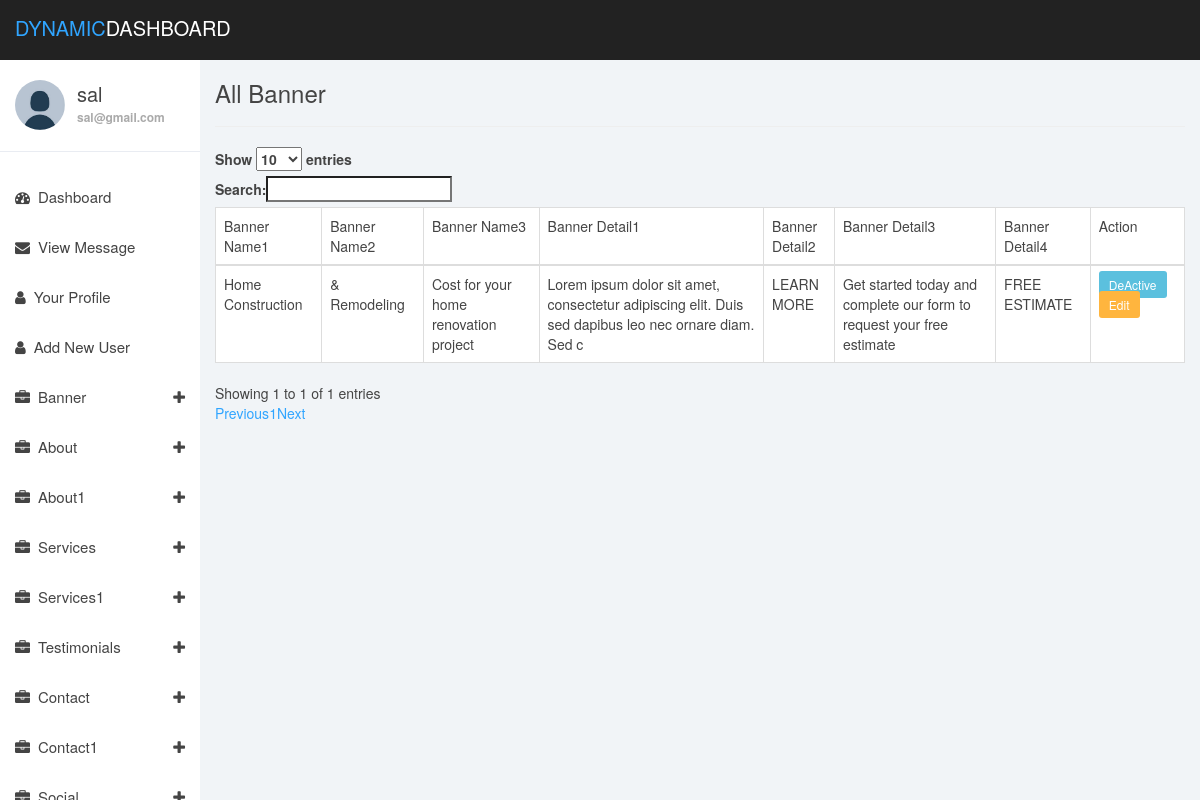
Screenshot of /listbanner.php (signed in) with the database file from the repository.
### tables this page shows
CREATE TABLE `banner1` (
  `id` int(10) NOT NULL,
  `banner_name1` varchar(100) NOT NULL,
  `banner_name2` varchar(100) NOT NULL,
  `banner_name3` varchar(100) NOT NULL,
  `banner_detail1` varchar(100) NOT NULL,
  `banner_detail2` varchar(100) NOT NULL,
  `banner_detail3` varchar(100) NOT NULL,
  `banner_detail4` varchar(100) NOT NULL,
  `status` int(2) NOT NULL DEFAULT '1'
);

### listbanner.php (the view, shortened to what this page needs)
<?php
require_once('includes/header.php');
require_once('db.php');
$query_string ="SELECT * FROM banner1";
$db_return = mysqli_query($db_connection, $query_string);
?>
<div class="col-md-12">
  <h3>All Banner</h3>
  <hr>
  <table class="table table-bordered" id="listbanner">
    <thead>
      <td>Banner Name1</td>
      <td>Banner Name2</td>
      <td>Banner Name3</td>
      <td>Banner Detail1</td>
      <td>Banner Detail2</td>
      <td>Banner Detail3</td>
      <td>Banner Detail4</td>
      <td>Action</td>
    </thead>
    <?php
    foreach ($db_return as $banner){
    ?>
    <tr>
      <td><?=$banner['banner_name1']?></td>
      <td><?=$banner['banner_name2']?></td>
      <td><?=$banner['banner_name3']?></td>
      <td><?=$banner['banner_detail1']?></td>
      <td><?=$banner['banner_detail2']?></td>
      <td><?=$banner['banner_detail3']?></td>
      <td><?=$banner['banner_detail4']?></td>
      <td>
        <?php
        if($banner['status'] == 1){
        ?>
        <a href="makedeactivebanner.php?id=<?=$banner['id']?>" class="btn-sm btn-info">DeActive</a>
        <?php
      }
      else{
        ?>
        <a href="makeactivebanner.php?id=<?=$banner['id']?>" class="btn-sm btn-success">Active</a>
        <?php
        }
        ?>
      <a href="editbanner.php?id=<?=$banner['id']?>" class="btn-sm btn-warning">Edit</a>
      </td>
    </tr>
    <?php
    }
    ?>
  </table>
</div>
<?php
 require_once('includes/footer.php');
?>

### dashboard_assets/css/styles.css (style rules this page uses)
body { background: #f1f4f7; padding-top: 60px; font-size: 14px; color: #444444; font-family: "Montserrat", "Helvetica Neue", Helvetica, Arial, sans-serif; }
a, a:hover, a:focus { color: #30a5ff; }
h1, h2, h3, h4, h5, h6 { color: #444444; }
h3, h4 { font-weight: 300; }
.btn-warning, .btn-warning:hover, .btn-warning:focus, .btn-warning:active, .btn-warning.active, .open > .dropdown-toggle.btn-warning, .btn-warning.disabled, .btn-warning[disabled], fieldset[disabled] .btn-warning, .btn-warning.disabled:hover, .btn-warning[disabled]:hover, fieldset[disabled] .btn-warning:hover, .btn-warning.disabled:focus, .btn-warning[disabled]:focus, fieldset[disabled] .btn-warning:focus, .btn-warning.disabled:active, .btn-warning[disabled]:active, fieldset[disabled] .btn-warning:active, .btn-warning.disabled.active, .btn-warning[disabled].active, fieldset[disabled] .btn-warning.active { background-color: #ffb53e; border-color: #ffb53e; }
.table { background: #fff; }

### rows the page displays
banner1: banner_name1 "Home Construction", banner_name2 "& Remodeling", banner_name3 "Cost for your home renovation project", banner_detail1 "Lorem ipsum dolor sit amet, consectetur adipiscing elit. Duis sed dapibus leo nec ornare diam. Sed c", banner_detail2 "LEARN MORE", banner_detail3 "Get started today and complete our form to request your free estimate", banner_detail4 "FREE ESTIMATE"

### other values shown
$_SESSION['username'] "sal"
$_SESSION['useremail'] "sal@gmail.com"
